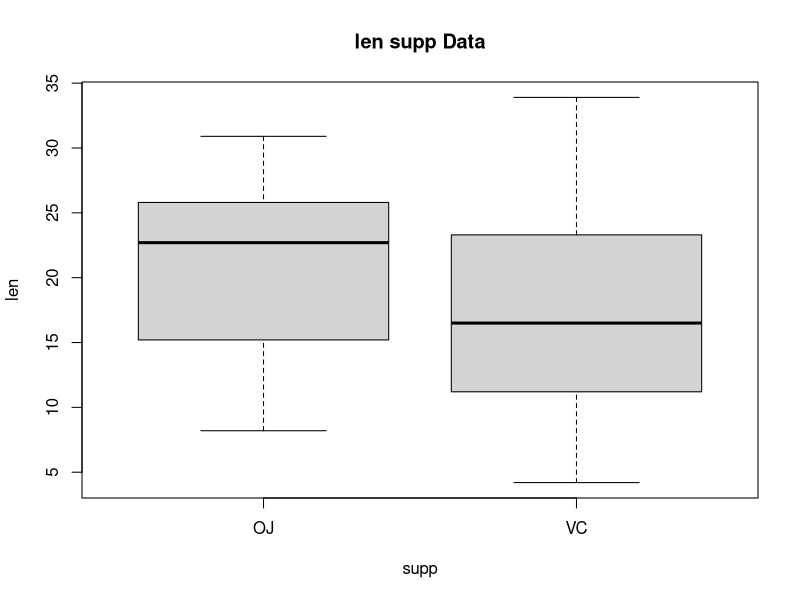
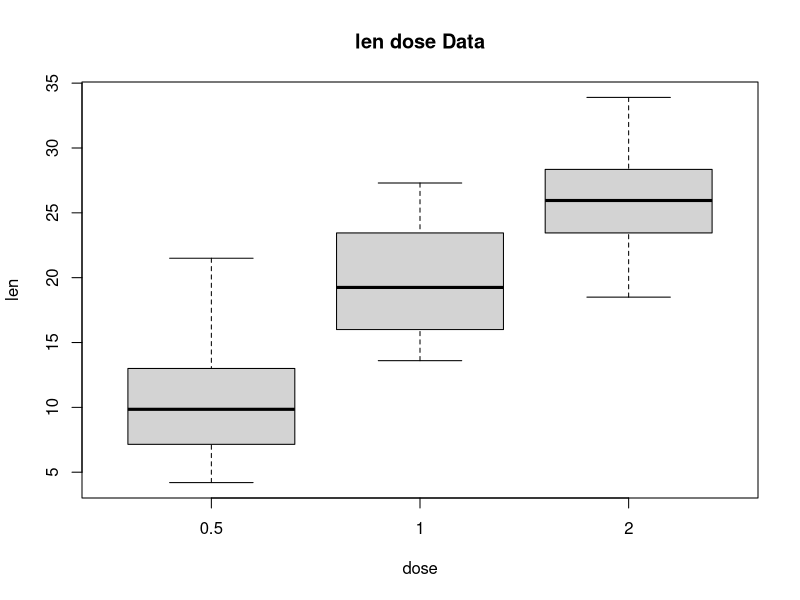

Write the R code that produced these figures, in order.
## ---- chunk 1
library(datasets)
summary(ToothGrowth)
## ---- chunk 2
boxplot(len~supp,data=ToothGrowth, main="len supp Data",
        xlab="supp", ylab="len")
## ---- chunk 3
## assume equal variance
OJ<- ToothGrowth[ToothGrowth$supp=="OJ",1]
VC<- ToothGrowth[ToothGrowth$supp=="VC",1]
t.test(OJ,VC, var.equal=TRUE, paired=FALSE)

## assume variance are not equal
t.test(ToothGrowth$len~ToothGrowth$supp)
## ---- chunk 4
boxplot(len~dose,data=ToothGrowth, main="len dose Data",
        xlab="dose", ylab="len")
tapply(ToothGrowth$len, ToothGrowth$dose, mean)
## ---- chunk 5
Tooth.df =ToothGrowth
Tooth.df$Dosegroup = factor(Tooth.df$dose)
Tooth.mod1 = lm(len ~ Dosegroup, data = Tooth.df)
anova(Tooth.mod1)
summary(Tooth.mod1)
## ---- chunk 6

## compare  dose(1) vs dose (2)
mat<- cbind(rep(1/3, 3), " 1 vs 2"=c(0,1,-1)," 0.5 vs 1"=c(-1,1,0))
mymat <- solve(t(mat))
my.contrast <- mymat[,2:3]
contrasts(Tooth.df$Dosegroup) <- my.contrast
summary.lm(aov(len ~ Dosegroup, data = Tooth.df))
